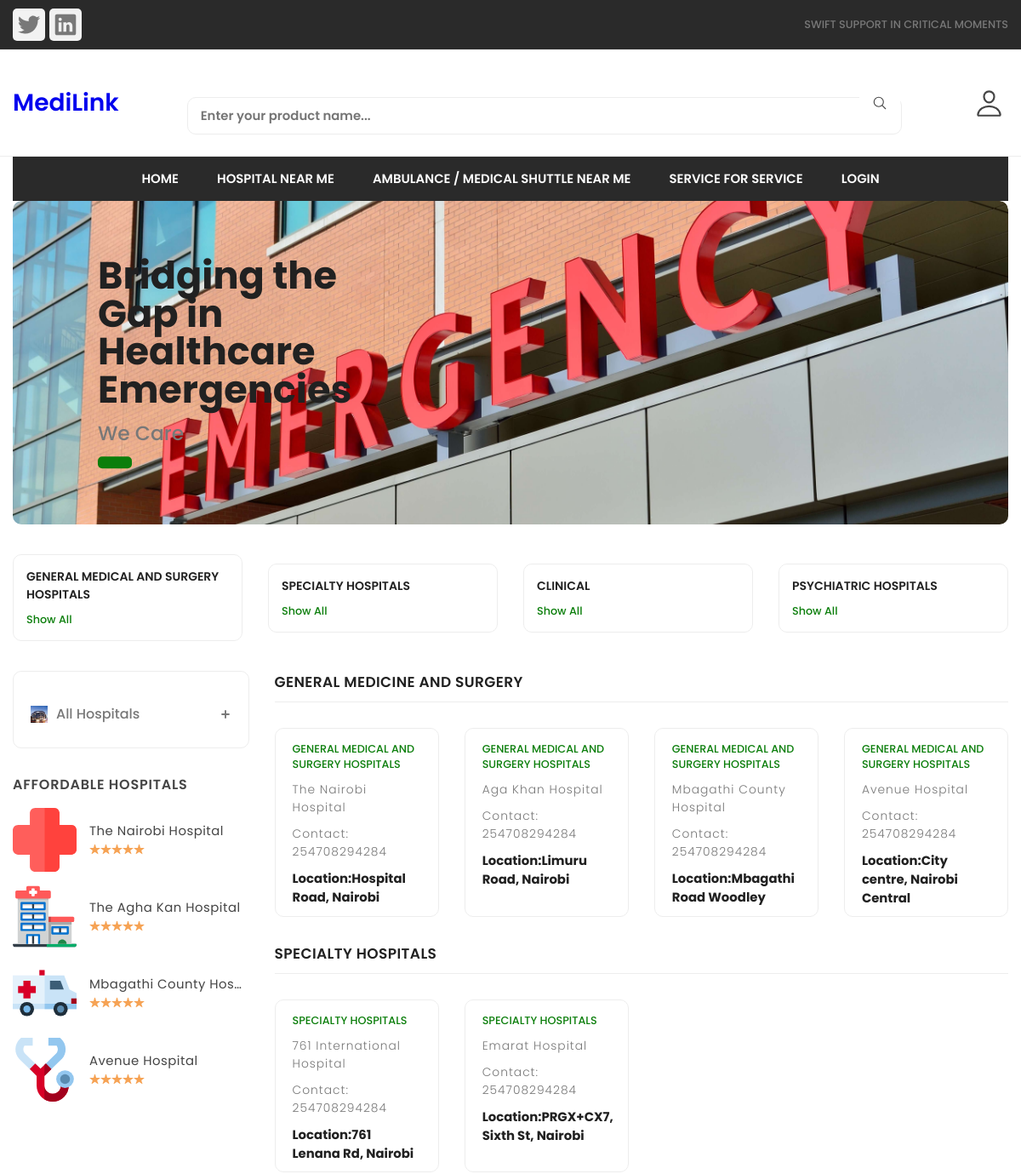
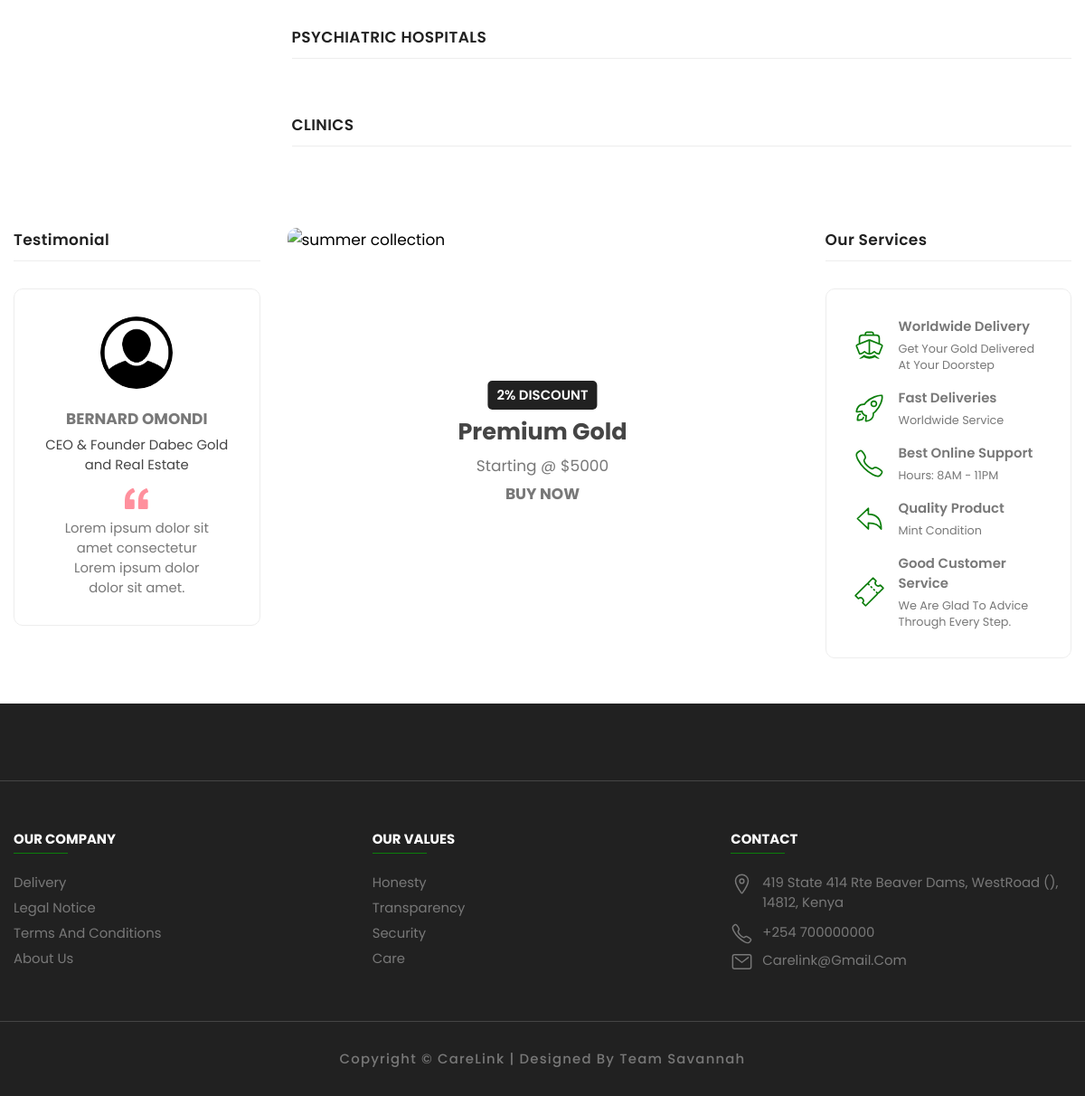
The page / on the database its author committed (2 pictures, top to bottom).
### category/models.py (models this page shows)
class Category(models.Model):
    category_name = models.CharField(max_length=50, unique=True)
    slug = models.SlugField(unique=True, max_length=100)
    description = models.TextField(blank=True, max_length=500)
    cat_image = models.ImageField(upload_to='photos/categories/',null=True, blank=True)
    class Meta:
        verbose_name = 'category'
        verbose_name_plural = 'categories'
    def get_url(self):
        return reverse('products_by_category', args=[self.slug])
    def __str__(self):
        return self.category_name

### store/models.py (models this page shows, shortened)
class Hospital(models.Model):
    hospital_name = models.CharField(max_length=200)
    location = models.CharField(max_length=200)
    phone_number = models.CharField(max_length=200)
    email = models.EmailField(default="hospital@gmail.com")
    website = models.URLField(default="https://www.google.com/")
    services_offered = models.CharField(null=True, max_length=50000,default="Support Services, Diagnostic Services,Maternity Services,  Pediatric Services")
    ambulance_available = models.BooleanField(default=False)
    ambulance_contacts = models.CharField(max_length=50000)
    vacancies_available = models.BooleanField(default=False)
    slug = models.SlugField(max_length=200, unique=True)
    description = models.TextField(max_length=500, blank=True, default="we provide the best healthcare")
    image = models.ImageField(upload_to='photos/products', blank=True)
    is_available = models.BooleanField(default = True)
    home_general = models.BooleanField(default = False)
    home_specialty = models.BooleanField(default = False)
    home_psychiatric = models.BooleanField(default = False)
    home_clinic = models.BooleanField(default = False)
    affordable = models.BooleanField(default = False)
    top_rated = models.BooleanField(default = False)
    new = models.BooleanField(default = False)
    category = models.ForeignKey(Category,on_delete=models.CASCADE)
    created_date = models.DateTimeField(auto_now_add=True)
    modified_date = models.DateTimeField(auto_now_add=True)
    hospital_appointments = models.ManyToManyField('Appointment', related_name='hospitals')
    service_provided = models.ManyToManyField('ServiceProvided', related_name='hospitals')
    accepted_paymentservices = models.ManyToManyField('PaymentService', related_name='hospitals')
    def get_url(self):
        return reverse('product_detail', args=[self.category.slug, self.slug])

### dabec/views.py (the view)
# urls.py: 2. Add a URL to urlpatterns:  path('', views.home, name='home')
def home(request):
    home_general = Hospital.objects.all().filter(home_general = True)
    home_specialty = Hospital.objects.all().filter(home_specialty = True)
    home_psychiatric = Hospital.objects.all().filter(home_psychiatric = True)
    home_clinic = Hospital.objects.all().filter(home_clinic = True)
    top_rated = Hospital.objects.all().filter(top_rated = True)
    new = Hospital.objects.all().filter(new = True)
    context = {
        'home_general': home_general,
        'home_specialty':home_specialty,
        'top_rated':top_rated,
        'new':new,
        'home_psychiatric': home_psychiatric,
        'home_clinic':home_clinic,
    }
    return render(request, 'index.html', context)

### category/context_processors.py (called while the page is built)
def menu_links(request):
    links = Category.objects.all()
    return dict(links=links)

### templates/index.html (shortened to what this page needs)
{% extends 'base.html' %}
{% block content %}
{% load static %}
<main>
    <div class="banner" >
      <div class="container">
        <div class="slider-container has-scrollbar">
          <div class="slider-item">
            <img src="{% static './assets/images/products/Hospital/Emergency.jpg'%} " alt="banner" class="banner-img">
            <div class="banner-content">
              <h2 class="banner-title">Bridging the Gap in Healthcare Emergencies</h2>
              <p class="banner-text">
                We Care
              </p>
              <a href="#" class="banner-btn"></a>
            </div>
          </div>
        </div>
      </div>
    </div>
    <div class="category">
      <div class="container">
        <div class="category-item-container has-scrollbar">
          {% for category in links %}
          <div class="category-item">
            <div class="category-content-box">
              <div class="category-content-flex">
                <h3 class="category-item-title">{{ category.category_name }}</h3>
              </div>
              <a href="{{category.get_url}}" class="category-btn">Show all</a>
            </div>
          </div>
          {% endfor %}
        </div>
      </div>
    </div>
    <div class="product-container">
      <div class="container">
        <div class="sidebar  has-scrollbar" data-mobile-menu>
          <div class="sidebar-category">
            <ul class="sidebar-menu-category-list">
                <a href="{% url 'store'%}">
                <li class="sidebar-menu-category">
                  <button class="sidebar-accordion-menu" data-accordion-btn>
                    <div class="menu-title-flex">
                      <img src="{% static './assets/images/products/Hospital/Hospital.jpg'%} " alt="all" width="20" height="20"
                        class="menu-title-img">
                      <p class="menu-title">All Hospitals</p>
                    </div>
                    <div>
                      <ion-icon name="add-outline" class="add-icon"></ion-icon>
                    </div>
                  </button>
                </li>
              </a>
            </ul>
          </div>
          <div class="product-showcase">
            <h3 class="showcase-heading">Affordable Hospitals</h3>
            <div class="showcase-wrapper">
              <div class="showcase-container">
                <div class="showcase">
                  <a href="#" class="showcase-img-box">
                    <img src="{% static './assets/images/products/Hospital/hospital-svgrepo-com.svg'%}" alt="best" width="75" height="75"
                      class="showcase-img">
                  </a>
                  <div class="showcase-content">
                    <a href="#">
                      <h4 class="showcase-title">The Nairobi Hospital</h4>
                    </a>
                    <div class="showcase-rating">
                      <ion-icon name="star"></ion-icon>
                      <ion-icon name="star"></ion-icon>
                      <ion-icon name="star"></ion-icon>
                      <ion-icon name="star"></ion-icon>
                      <ion-icon name="star"></ion-icon>
                    </div>
                  </div>
                </div>
                <div class="showcase">
                  <a href="#" class="showcase-img-box">
                    <img src="{% static './assets/images/products/Hospital/hospitalBuilding.svg'%} " alt="men's hoodies t-shirt" class="showcase-img"
                      width="75" height="75">
                  </a>
                  <div class="showcase-content">
                    <a href="#">
                      <h4 class="showcase-title">The Agha Kan Hospital</h4>
                    </a>
                    <div class="showcase-rating">
                      <ion-icon name="star"></ion-icon>
                      <ion-icon name="star"></ion-icon>
                      <ion-icon name="star"></ion-icon>
                      <ion-icon name="star"></ion-icon>
                      <ion-icon name="star"></ion-icon>
                    </div>
                  </div>
                </div>
                <div class="showcase">
                  <a href="#" class="showcase-img-box">
                    <img src="{% static './assets/images/products/Hospital/ambulanceLogo.svg'%} " alt="100 x 1g CombiBar® " class="showcase-img" width="75"
                      height="75">
                  </a>
                  <div class="showcase-content">
                    <a href="#">
                      <h4 class="showcase-title">Mbagathi county hospital</h4>
                    </a>
                    <div class="showcase-rating">
                      <ion-icon name="star"></ion-icon>
                      <ion-icon name="star"></ion-icon>
                      <ion-icon name="star"></ion-icon>
                      <ion-icon name="star"></ion-icon>
                      <ion-icon name="star"></ion-icon>
                    </div>
                </div>
                </div>
                <div class="showcase">
                  <a href="#" class="showcase-img-box">
                    <img src="{% static './assets/images/products/Hospital/Stethescope.svg'%} " alt="1 Kilo Silver Bar" class="showcase-img" width="75"
                      height="75">
                  </a>
                  <div class="showcase-content">
                    <a href="#">
                      <h4 class="showcase-title">Avenue Hospital</h4>
                    </a>
                    <div class="showcase-rating">
                      <ion-icon name="star"></ion-icon>
                      <ion-icon name="star"></ion-icon>
                      <ion-icon name="star"></ion-icon>
                      <ion-icon name="star"></ion-icon>
                      <ion-icon name="star"></ion-icon>
                    </div>
                  </div>
                </div>
              </div>
            </div>
          </div>
        </div>
        <div class="product-box">
          <div class="product-main">
            <h2 class="title" style="text-transform: uppercase;">GENERAL MEDICINE AND SURGERY</h2>
            <div class="product-grid">
              {% for general in home_general%}
              <div class="showcase">
                <div class="showcase-content">
                  <a href="{{general.category.get_url}}" class="showcase-category">{{ general.category }}</a>
                  <h3>
                    <a href="{{ general.get_url }}" class="showcase-title">{{ general.hospital_name }}</a>
                  </h3>
                  <h3>
                    <a href="#" class="showcase-title">Contact: {{ general.phone_number }}</a>
                  </h3>
                  <div class="price-box">
                    <p class="price">Location:{{ general.location }}</p>
                  </div>
                </div>
              </div>
              {% endfor %}
            </div>
          </div>
          <div class="product-main">
            <h2 class="title" style="text-transform: uppercase;">SPECIALTY HOSPITALS</h2>
            <div class="product-grid">
              {% for specialty in home_specialty%}
              <div class="showcase">
                <div class="showcase-content">
                  <a href="{{specialty.category.get_url}}" class="showcase-category">{{ specialty.category }}</a>
                  <h3>
                    <a href="{{ specialty.get_url }}" class="showcase-title">{{ specialty.hospital_name }}</a>
                  </h3>
                  <h3>
                    <a href="#" class="showcase-title">Contact: {{ specialty.phone_number }}</a>
                  </h3>
                  <div class="price-box">
                    <p class="price">Location:{{ specialty.location }}</p>
                  </div>
                </div>
              </div>
              {% endfor %}
            </div>
          </div>
          <div class="product-main">
            <h2 class="title" style="text-transform: uppercase;">PSYCHIATRIC HOSPITALS</h2>
          </div>
          <div class="product-main">
            <h2 class="title" style="text-transform: uppercase;">CLINICS</h2>
          </div>
        </div>
      </div>
    </div>
    <div>
      <div class="container">
        <div class="testimonials-box">
          <div class="testimonial">
            <h2 class="title">testimonial</h2>
            <div class="testimonial-card">
              <img src="{% static './assets/images/icon.png'%}" alt="alan doe" class="testimonial-banner" width="80"
                height="80">
              <p class="testimonial-name">Bernard Omondi</p>
              <p class="testimonial-title">CEO & Founder Dabec Gold and Real Estate</p>
              <img src="{% static './assets/images/icons/quotes.svg'%}" alt="quotation" class="quotation-img" width="26">
              <p class="testimonial-desc">
                Lorem ipsum dolor sit amet consectetur Lorem ipsum
                dolor dolor sit amet.
              </p>
            </div>
          </div>
          <div class="cta-container">
            <img src="{% static './assets/images/cta-banner.jpg'%}" alt="summer collection" class="cta-banner">
            <a href="#" class="cta-content">
              <p class="discount">2% Discount</p>
              <h2 class="cta-title">Premium Gold</h2>
              <p class="cta-text">Starting @ $5000</p>
              <button class="cta-btn">Buy now</button>
            </a>
          </div>
          <div class="service">
            <h2 class="title">Our Services</h2>
            <div class="service-container">
              <a href="#" class="service-item">
                <div class="service-icon">
                  <ion-icon name="boat-outline"></ion-icon>
                </div>
                <div class="service-content">
                  <h3 class="service-title">Worldwide Delivery</h3>
                  <p class="service-desc">Get Your Gold Delivered At Your Doorstep</p>
                </div>
              </a>
              <a href="#" class="service-item">
                <div class="service-icon">
                  <ion-icon name="rocket-outline"></ion-icon>
                </div>
                <div class="service-content">
                  <h3 class="service-title">Fast deliveries</h3>
                  <p class="service-desc">Worldwide Service</p>
                </div>
              </a>
              <a href="#" class="service-item">
                <div class="service-icon">
                  <ion-icon name="call-outline"></ion-icon>
                </div>
                <div class="service-content">
                  <h3 class="service-title">Best Online Support</h3>
                  <p class="service-desc">Hours: 8AM - 11PM</p>
                </div>
              </a>
              <a href="#" class="service-item">
                <div class="service-icon">
                  <ion-icon name="arrow-undo-outline"></ion-icon>
                </div>
                <div class="service-content">
                  <h3 class="service-title">Quality Product</h3>
                  <p class="service-desc">Mint Condition</p>
                </div>
              </a>
              <a href="#" class="service-item">
                <div class="service-icon">
                  <ion-icon name="ticket-outline"></ion-icon>
                </div>
                <div class="service-content">
                  <h3 class="service-title">Good Customer Service</h3>
                  <p class="service-desc">We Are Glad To Advice Through Every Step.</p>
                </div>
              </a>
            </div>
          </div>
        </div>
      </div>
    </div>
  </main>
{% endblock content %}

### dabec/static/assets/css/style3.css (style rules this page uses)
* { box-sizing: border-box; }

### dabec/static/assets/css/style2.css (style rules this page uses)
:root { --onyx: hsl(0, 0%, 25%); --azure: hsl(219, 77%, 60%); --white: hsl(0, 0%, 100%); --platinum: hsl(0, 0%, 91%); --gainsboro: hsl(0, 0%, 90%); --red-salsa: hsl(0, 77%, 60%); --dim-gray: hsl(0, 0%, 39%); --davys-gray: hsl(0, 0%, 30%); --spanish-gray: hsl(0, 0%, 62%); --quick-silver: hsl(0, 0%, 64%); --fs-28: 28px; --fs-24: 24px; --fs-18: 18px; --fs-15: 15px; --fs-14: 14px; --fw-5: 500; --fw-6: 600; --fw-7: 700; --px: 60px; --radius: 5px; }
ion-icon, span { display: inline-block; }
label, img { display: block; }

### rows shown on the page
Category: category_name "GENERAL MEDICAL AND SURGERY HOSPITALS"
Category: category_name "SPECIALTY HOSPITALS"
Category: category_name "CLINICAL"
Category: category_name "PSYCHIATRIC HOSPITALS"
Hospital: category "GENERAL MEDICAL AND SURGERY HOSPITALS", hospital_name "The Nairobi Hospital", phone_number "254708294284", location "Hospital Road, Nairobi"
Hospital: category "GENERAL MEDICAL AND SURGERY HOSPITALS", hospital_name "Aga Khan Hospital", phone_number "254708294284", location "Limuru Road, Nairobi"
Hospital: category "GENERAL MEDICAL AND SURGERY HOSPITALS", hospital_name "Mbagathi County Hospital", phone_number "254708294284", location "Mbagathi Road Woodley"
Hospital: category "GENERAL MEDICAL AND SURGERY HOSPITALS", hospital_name "Avenue Hospital", phone_number "254708294284", location "City centre, Nairobi Central"
Hospital: category "SPECIALTY HOSPITALS", hospital_name "761 International Hospital", phone_number "254708294284", location "761 Lenana Rd, Nairobi"
Hospital: category "SPECIALTY HOSPITALS", hospital_name "Emarat Hospital", phone_number "254708294284", location "PRGX+CX7, Sixth St, Nairobi"
